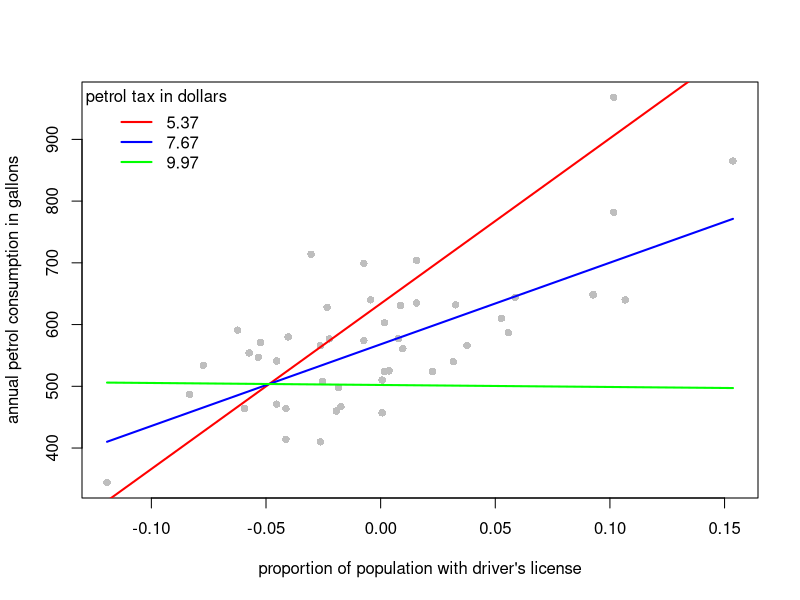
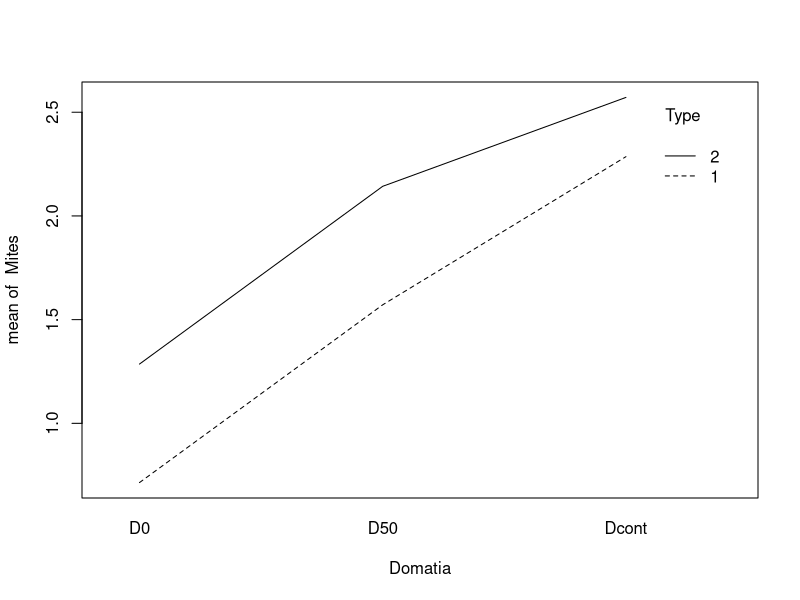
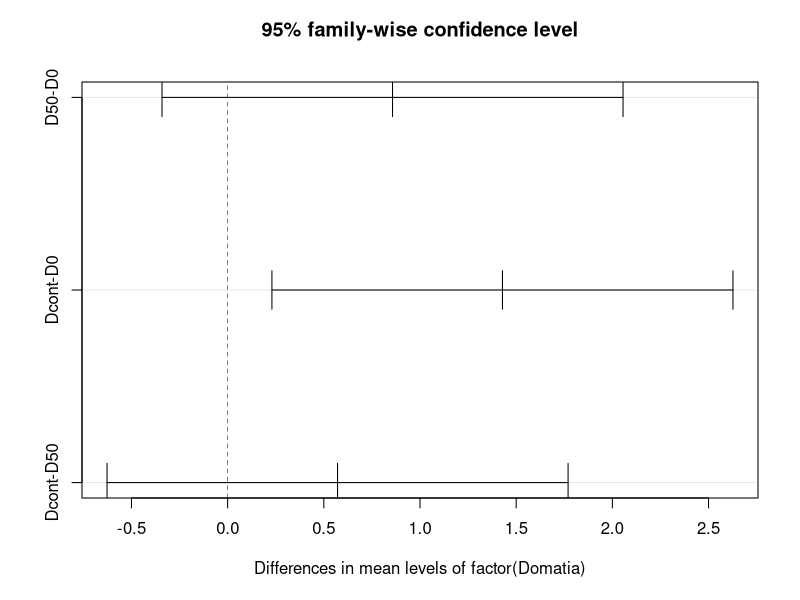
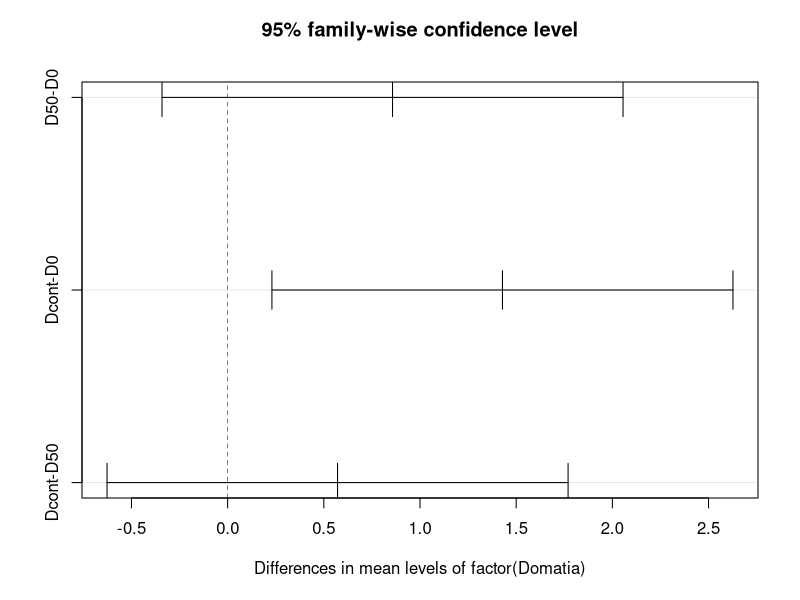

The R script that drew these images, in order:
setwd("/Users/xuhong/Documents/Duke/Term 1 Courses/ENVIRON 710 Applied data analysis/Lab Github/ada/Midterm")
require("car")

# Problem 1
pdat <- read.csv("PetrolConsumption.csv", header=T)
lm.full <- lm(Petrol ~ Tax*Income*Drivers, data=pdat)
lm1 <- update(lm.full, ~.-Tax:Income:Drivers)
summary(lm1)
lm2 <- update(lm1, ~.-Income:Drivers)
summary(lm2)
lm3 <- update(lm2, ~.-Tax:Income)
summary(lm3)
lm4 <- update(lm3, ~.-Tax:Drivers)
summary(lm4)
anova(lm.full, lm1, lm2, lm3, lm4)
# minimum adequate model is lm3

# centering the predictors
pdat$Tax.c <- pdat$Tax - mean(pdat$Tax)
pdat$Income.c <- pdat$Income - mean(pdat$Income)
pdat$Drivers.c <- pdat$Drivers - mean(pdat$Drivers)

lm.final <- lm(Petrol ~ Tax.c + Drivers.c + Income.c + Tax.c:Drivers.c, data=pdat)
summary(lm.final)


# plot the interaction
with(pdat, plot(Drivers.c, Petrol, xlab="proportion of population with driver's license",
                ylab="annual petrol consumption in gallons", col="grey", pch=16))
coef <- lm.final$coefficients
x <- seq(min(pdat$Drivers.c), max(pdat$Drivers.c), length=100)
vals <- c(-2.3, 0, 2.3)

curve(coef[1] + coef[2]*vals[1] + coef[3]*x + coef[4]*0 + coef[5]*vals[1]*x, col="red", lwd=2, add=T)
curve(coef[1] + coef[2]*vals[2] + coef[3]*x + coef[4]*0 + coef[5]*vals[2]*x, col="blue", lwd=2, add=T)
curve(coef[1] + coef[2]*vals[3] + coef[3]*x + coef[4]*0 + coef[5]*vals[3]*x, col="green", lwd=2, add=T)
vals.original <- vals + mean(pdat$Tax)
vals.original <- round(vals.original, digits = 2)
legend("topleft", legend=vals.original, lty = 1, col = c("red", "blue", "green"), lwd = 2, 
       bty = "n", title="petrol tax in dollars")  




# Problem 2

mdat <- read.csv("Mites.csv", header=T)

modm <- aov(Mites ~ factor(Domatia) + factor(Type) + 
            factor(Domatia):factor(Type) + Error(factor(Site)), data=mdat)
with(mdat, interaction.plot(Domatia, Type, Mites))

# without Sites
modm.nosite <- aov(Mites ~ factor(Domatia) + factor(Type) + 
              factor(Domatia):factor(Type), data=mdat)

summary(modm.nosite)

plot(TukeyHSD(modm.nosite, factor('Domatia')))
plot(TukeyHSD(modm.nosite, factor('Type')))


pairwise.t.test(mdat$Mites, mdat$Domatia)
pairwise.t.test(mdat$Mites, mdat$Type)
